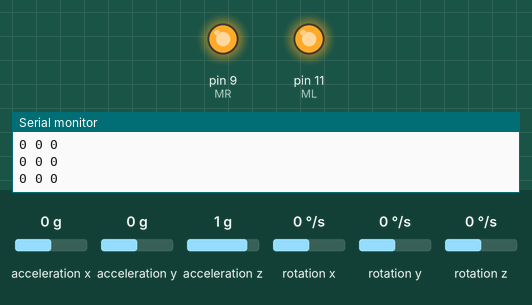
Simulated run of this sketch. Board: Arduino Uno, built with avr-gcc and run on an emulated ATmega328P. Parts: output pins drawn as LEDs (lit = HIGH), the last lines printed to the serial monitor. The test bench sets the inputs (shaded band); at power-on: acceleration x 0 g, acceleration y 0 g, acceleration z 1 g, rotation x 0 °/s, rotation y 0 °/s, rotation z 0 °/s.

Above: at 4.2 s.
4.3 s: acceleration x set to -0.5 g
5.8 s: acceleration x set to -0.8 g
At 7.0 s:
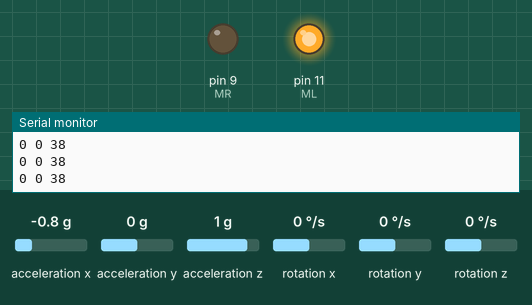
7.3 s: acceleration y set to 0.8 g
8.8 s: acceleration y set to 1.1 g
At 9.6 s:
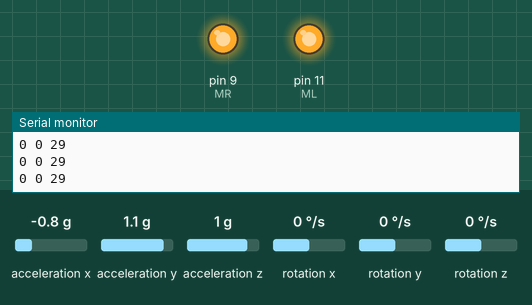
10.3 s: acceleration x set to -1 g
At 10.9 s:
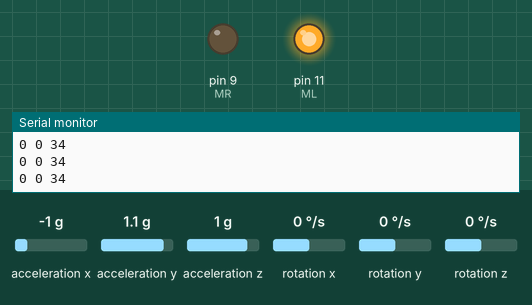
11.8 s: acceleration x set to 0 g
At 12.1 s:
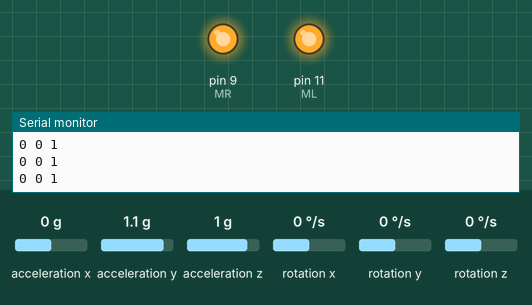
Timing chart, 0 to 14.3 s (numbered marks = the images above; inputs shaded):
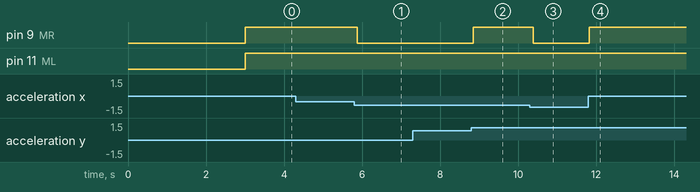

The sketch:

Wheel_chair_final_code.ino
```cpp
/*
 *
 * This code is basic usage MPU-6050 Accelerometer and Gyroscope
 *
 * This code displays all data:
 * -GyroScopeX, Gyro Y, Gyro Z
 * -Gyro Angle X, Gyro Angle Y, Gyro Angle Z
 * -Accel X, Accel Y, Accel Z
 * -Accel Angle X, Accel Angle Y,Accel Angle Z,
 *
 * Library and code have been taken from:
 * https://github.com/tockn/MPU6050_tockn
 *
 * Updated by Ahmad Shamshiri on July 03, 2018 in Ajax, Ontario, Canada
 * for Robojax.com
 * Get this code from Robojax.com
 * Watch video instruction for this code at:https://youtu.be/uhh7ik02aDc
 *
 */

#include <MPU6050_tockn.h>
#include <Wire.h>

int ML = 11, MR = 9;
int state = 0;

MPU6050 mpu6050(Wire);

float prev_X = 0, prev_Y = 0;
int len_que = 10;
int queue_X[10];
int kernal_X_up[] = {-1,-6,-11,-6,-1,1,6,11,6,1};
int kernal_X_down[] = {1,6,11,6,1,-1,-6,-11,-6,-1};
bool up=false, down=false;

int theta = 0;

void setup() {
  Wire.begin();
  mpu6050.begin();
  mpu6050.calcGyroOffsets(true);

  Serial.begin(9600);
  pinMode(ML, OUTPUT);
  pinMode(MR, OUTPUT);
}

void loop() {
  mpu6050.update();
  float aX = mpu6050.getAngleX();
  float aY = mpu6050.getAngleY();

  int dX=0, dY=0;
  dX = int(aX - prev_X);
  dY = int(aY - prev_Y);
//-------------------------------------------------------------
  update_queue_X(dX);
  int match_up = find_similarity_X_up();
  int match_down = find_similarity_X_down();

  up = match_up>400?true:false;
  down = match_down>400?true:false;
//-------------------------------------------------------------

  theta += dY;

  Serial.print(up);
  Serial.print(" ");
  Serial.print(down);
  Serial.print(" ");
  Serial.println(theta);

  if(up){
    state = 1;
  }
  else if(down){
    state = 0;
  }
  else if(theta > 30 && state!=1){
    state = 2; //Left
  }
  else if(theta < -30 && state!=1){
    state = 3; //Right
  }
  else if(theta <30 && theta >-30 && state!=1){
    state = 0;
  }


  drive_motor(state);

  prev_X = aX;
  prev_Y = aY;
  delay(100);
}

void update_queue_X(int val){
  for(int i=0;i<len_que-1;i++){
    queue_X[i] = queue_X[i+1];
  }
  queue_X[len_que-1] = val;
}

void display_queue_X(){
  for(int i=0;i<len_que;i++){
    Serial.print(queue_X[i]);
    Serial.print(',');
  }
  Serial.println();
}

int find_similarity_X_up(){
  int sum=0;
  for(int i=0;i<len_que;i++){
    sum += (queue_X[i]*kernal_X_up[i]);
  }
  return sum;
}

int find_similarity_X_down(){
  int sum=0;
  for(int i=0;i<len_que;i++){
    sum += (queue_X[i]*kernal_X_down[i]);
  }
  return sum;
}

void drive_motor(int s){
  if(s==1){
    analogWrite(ML, 50);
    analogWrite(MR, 0);
  }
  else if(s==0){
    analogWrite(ML, 255);
    analogWrite(MR, 255);
  }
  else if(s==2){ //left
    analogWrite(ML, 255);
    analogWrite(MR, 0);
  }
  else if(s==3){ //right
    analogWrite(ML, 50);
    analogWrite(MR, 255);
  }
}
```

Measured:
- the behaviour switches between -0.6 and -0.7 g on acceleration x (found by bisection; images 0 and 1)
- the behaviour switches between 0.9 and 1 g on acceleration y (found by bisection; images 1 and 2)
- the behaviour switches between -0.8 and -0.9 g on acceleration x (found by bisection; images 2 and 3)
- after the input at 5.8 s, pin 9 (MR): HIGH → LOW after 0.07 s
- after the input at 8.8 s, pin 9 (MR): LOW → HIGH after 0.05 s
- after the input at 10.3 s, pin 9 (MR): HIGH → LOW after 0.09 s
- after the input at 11.8 s, pin 9 (MR): LOW → HIGH at once
